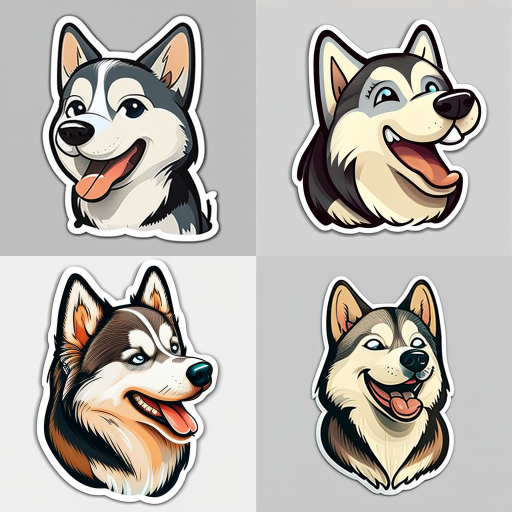
#> input picture lineImage/FriendlyHusky.png, 1024 x 1024 px, found by its file name (shown at 1/2 size)
$ python Cut_Sigle_Image.py
#> lines starting #> are read from the running program, lines starting #| are printed output that depends on the picture
from PIL import Image

def resizeImage(image,imageType:str):
    if(imageType == 'main'):
            return image.resize((240, 240))
    else :  return image.resize((96, 74))

def cut_Image(file_url: str, file_name: str, Imageindex: int,imageType:str):
    # 開啟原始圖片
#> called with file_name = 'Image.png', Imageindex = 0, imageType = 'main'
    img = Image.open(file_url)
#> img is the input picture: PIL image 1024x1024 RGB; mean R, G, B 183.7, 179.1, 173.7

    # 獲取原始圖片大小
    width, height = img.size
#> width = 1024; height = 1024

    # 計算每張子圖片的大小
    new_width = width // 2
#> new_width = 512
    new_height = height // 2
#> new_height = 512

# 裁剪並儲存每張子圖片
    for i in range(2):
        for j in range(2):
            # 計算子圖片的左上角和右下角座標
            left = j * new_width
            top = i * new_height
            right = (j + 1) * new_width
            bottom = (i + 1) * new_height

            # 裁剪子圖片
            cropped_img = img.crop((left, top, right, bottom))
            cropped_img = resizeImage(cropped_img,imageType)

        # 儲存子圖片
            file_name = file_name.split('.')[0]
            cropped_img.save(f"{file_name}_{Imageindex}_{i}_{j}.png")
#> this loop made 2 passes
#> pass 1, in cut_Image, `cropped_img.save(f"{file_name}_{Imageindex}_{i}_{j}.png")`:
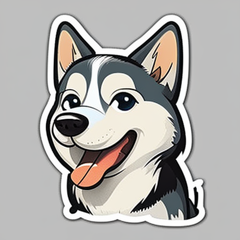
#> saved as Image_0_0_0.png: PIL image 240x240 RGB; mean R, G, B 174.7, 172.3, 169.5
#> pass 1, in cut_Image, `cropped_img.save(f"{file_name}_{Imageindex}_{i}_{j}.png")`:
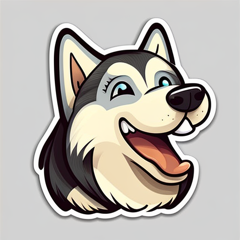
#> saved as Image_0_0_1.png: PIL image 240x240 RGB; mean R, G, B 184.1, 178.9, 173
#> pass 2, in cut_Image, `cropped_img.save(f"{file_name}_{Imageindex}_{i}_{j}.png")`:
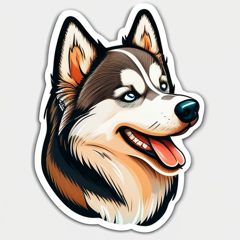
#> saved as Image_0_1_0.png: PIL image 240x240 RGB; mean R, G, B 195.4, 187.8, 181.2
#> pass 2, in cut_Image, `cropped_img.save(f"{file_name}_{Imageindex}_{i}_{j}.png")`:
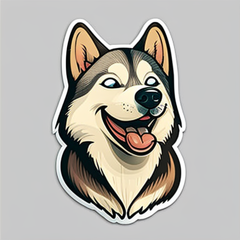
#> saved as Image_0_1_1.png: PIL image 240x240 RGB; mean R, G, B 180.9, 177.5, 171
    return


# 單獨切
#圖片檔案位置
file_url="C:\\Users\\hyt\\Desktop\\Make_Line_Sticker_Tool\\lineImage\\FriendlyHusky.png"
# 圖片檔名
file_name="Image.png"
# 要裁切圖片的類型 main:貼圖的封面 tab:line 聊天室的小圖
image_type="main"
cut_Image(file_url,file_name,0,image_type)
print('ok')
